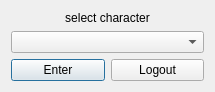
<?xml version="1.0" encoding="UTF-8"?>
<ui version="4.0">
 <class>CharSelect</class>
 <widget class="QDialog" name="CharSelect">
  <property name="geometry">
   <rect>
    <x>0</x>
    <y>0</y>
    <width>215</width>
    <height>90</height>
   </rect>
  </property>
  <property name="windowTitle">
   <string>KastiBob characters</string>
  </property>
  <property name="windowIcon">
   <iconset>
    <normaloff>:/icon.svg</normaloff>:/icon.svg</iconset>
  </property>
  <layout class="QGridLayout" name="gridLayout">
   <item row="0" column="0">
    <layout class="QVBoxLayout" name="verticalLayout">
     <item>
      <widget class="QLabel" name="label">
       <property name="text">
        <string>select character</string>
       </property>
       <property name="alignment">
        <set>Qt::AlignCenter</set>
       </property>
      </widget>
     </item>
     <item>
      <widget class="QComboBox" name="comboBox">
       <property name="sizePolicy">
        <sizepolicy hsizetype="Preferred" vsizetype="Preferred">
         <horstretch>0</horstretch>
         <verstretch>0</verstretch>
        </sizepolicy>
       </property>
      </widget>
     </item>
     <item>
      <layout class="QHBoxLayout" name="horizontalLayout">
       <item>
        <widget class="QPushButton" name="pushButton_2">
         <property name="sizePolicy">
          <sizepolicy hsizetype="Preferred" vsizetype="Preferred">
           <horstretch>0</horstretch>
           <verstretch>0</verstretch>
          </sizepolicy>
         </property>
         <property name="text">
          <string>Enter</string>
         </property>
        </widget>
       </item>
       <item>
        <widget class="QPushButton" name="pushButton">
         <property name="sizePolicy">
          <sizepolicy hsizetype="Preferred" vsizetype="Preferred">
           <horstretch>0</horstretch>
           <verstretch>0</verstretch>
          </sizepolicy>
         </property>
         <property name="text">
          <string>Logout</string>
         </property>
        </widget>
       </item>
      </layout>
     </item>
    </layout>
   </item>
  </layout>
 </widget>
 <resources/>
 <connections/>
</ui>
